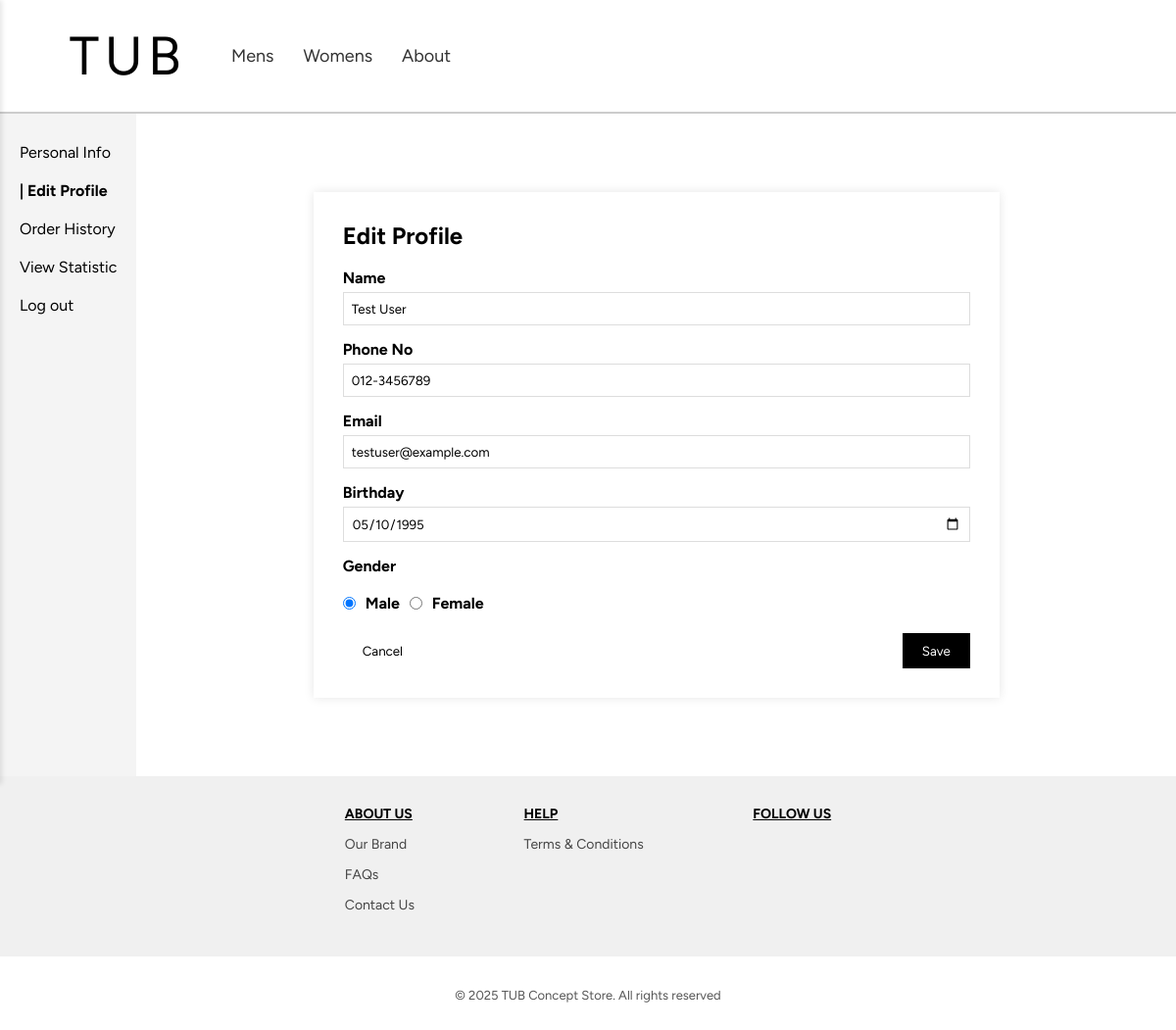
The page /profile/editProfile.php (signed in) on the database its author committed.
### tables this page shows
CREATE TABLE Users (
    userID INT AUTO_INCREMENT,
    name VARCHAR(100) NOT NULL,
    email VARCHAR(255) UNIQUE NOT NULL,
    password VARCHAR(255) NOT NULL,
    phone VARCHAR(13) NOT NULL,
    birthday DATE,  
    gender ENUM('Male', 'Female') NULL DEFAULT NULL,  
    CONSTRAINT Users_userID_pk PRIMARY KEY(userID)
);

### classes/database.php (called while the page is built, shortened)
<?php
    class Database {
        private static $host = "localhost";
        private static $dbname = "tub_db";
        private static $username = "root";
        private static $password = "";
        private static $conn = null;
        public static function connect() {
            if (self::$conn === null) {
                self::$conn = new mysqli(self::$host, self::$username, self::$password, self::$dbname);
            }
            return self::$conn;
        }
    }
?>

### classes/user.php (called while the page is built, shortened)
<?php
require_once __DIR__ . '/database.php';
class User {
    private $conn;
    public function __construct() {
        $this->conn = Database::connect();
    }
    public function getUserById($userID) {
        $stmt = $this->conn->prepare("SELECT userID, name, email, phone, birthday, gender FROM users WHERE userID = ?");
        $stmt->bind_param("i", $userID);
        $stmt->execute();
        $result = $stmt->get_result();
        $user = $result->fetch_assoc();
        return $user;
    }
}
?>

### profile/editProfile.php (the view, shortened to what this page needs)
<?php
require_once '../classes/user.php';
$user_id = $_SESSION['user_id'];
$user = new User();
$userData = $user->getUserById($user_id);
$name = htmlspecialchars($userData['name']);
$phone = htmlspecialchars($userData['phone']);
$email = htmlspecialchars($userData['email']);
$birthday = htmlspecialchars($userData['birthday'] ?? '');
$gender = isset($userData['gender']) && $userData['gender'] !== null ? strtolower($userData['gender']) : '';
?>
<!DOCTYPE html>
<html lang="en">
<head>
    <link rel="stylesheet" href="../style/profile.css">
    <link rel="stylesheet" href="../style/styles.css">
    <link rel="stylesheet" href="https://cdnjs.cloudflare.com/ajax/libs/remixicon/3.5.0/remixicon.css">
</head>
<body>
    <?php include '../includes/header.php'; ?>
    <div class="container">
        <div class="sidebar">
            <a href="personalInfo.php">Personal Info</a>
            <a href="EditProfile.php" style="font-weight: bold;">| Edit Profile</a>
            <a href="orderHistory.php">Order History</a>
            <a href="viewStatistic.php">View Statistic</a>
            <a href="logout.php">Log out</a>
        </div>
        <div class="content">
            <div class="card">
                <h2>Edit Profile</h2>
                <br>
                <form id="editProfile-form" action="updateProfile.php" method="POST">
                    <div class="form-group">
                        <label for="name">Name</label>
                        <input type="text" id="name" name="name" value="<?= htmlspecialchars($name) ?>" oninput="validateName()">
                    </div>
                    <div class="form-group">
                        <label for="phone">Phone No</label>
                        <input type="text" id="phone" name="phone" value="<?= htmlspecialchars($phone) ?>" oninput="validatePhone()">
                    </div>
                    <div class="form-group">
                        <label for="email">Email</label>
                        <input type="email" id="email" name="email" value="<?= htmlspecialchars($email) ?>" readonly>
                    </div>
                    <div class="form-group">
                        <label for="birthday">Birthday</label>
                        <input type="date" id="birthday" name="birthday" value="<?= htmlspecialchars($birthday ?? '') ?>">
                    </div>
                    <div class="form-group">
                        <label>Gender</label>
                        <br>
                        <span>
                            <input type="radio" id="male" name="gender" value="male" <?= $gender === 'male' ? 'checked' : '' ?>>
                            <label for="male">Male</label>
                            <input type="radio" id="female" name="gender" value="female" <?= $gender === 'female' ? 'checked' : '' ?>>
                            <label for="female">Female</label>
                        </span>
                    </div>
                    <div class="form-actions">
                        <button type="button" class="btn btn-cancel" id="cancelBtn">Cancel</button>
                        <button type="submit" class="btn btn-save">Save</button>
                    </div>
                </form>
            </div>
        </div>
    </div>
    <?php include '../includes/footer.php';?>
</body>
</html>

### style/profile.css (style rules this page uses)
.container { display: flex; height: auto; }
.sidebar { width: auto; max-width: 200px; background: #f4f4f4; padding: 20px; }
.sidebar a { display: block; color: black; text-decoration: none; padding: 10px 0; max-width: 120px; }
.content { flex: 1; display: flex; justify-content: center; align-items: flex-start; padding: 80px; }
.card { background: white; padding: 30px; box-shadow: 0px 0px 10px rgba(0, 0, 0, 0.1); width: 100%; max-width: 700px; }
.card h2 { margin-top: 0; }
.form-group { margin-bottom: 15px; }
label { display: block; font-weight: bold; }
input[type="text"], input[type="email"], input[type="date"] { width: 100%; padding: 8px; margin-top: 5px; border: 1px solid #ddd; }
.form-actions { display: flex; justify-content: space-between; margin-top: 20px; }
.btn { padding: 10px 20px; border: none; cursor: pointer; }
.btn-cancel { background: none; color: black; }
.btn-save { background: black; color: white; }
.form-group span { display: inline-flex; align-items: center; gap: 10px; }

### style/styles.css (style rules this page uses)
* { margin: 0; padding: 0; box-sizing: border-box; font-family: Figtree, sans-serif; }
body { background-color: white; color: #000; }

### rows shown on the page
users: name "Test User", phone "012-3456789", email "testuser@example.com", birthday "05/10/1995", gender "☑ Male", gender "☐ Female"
